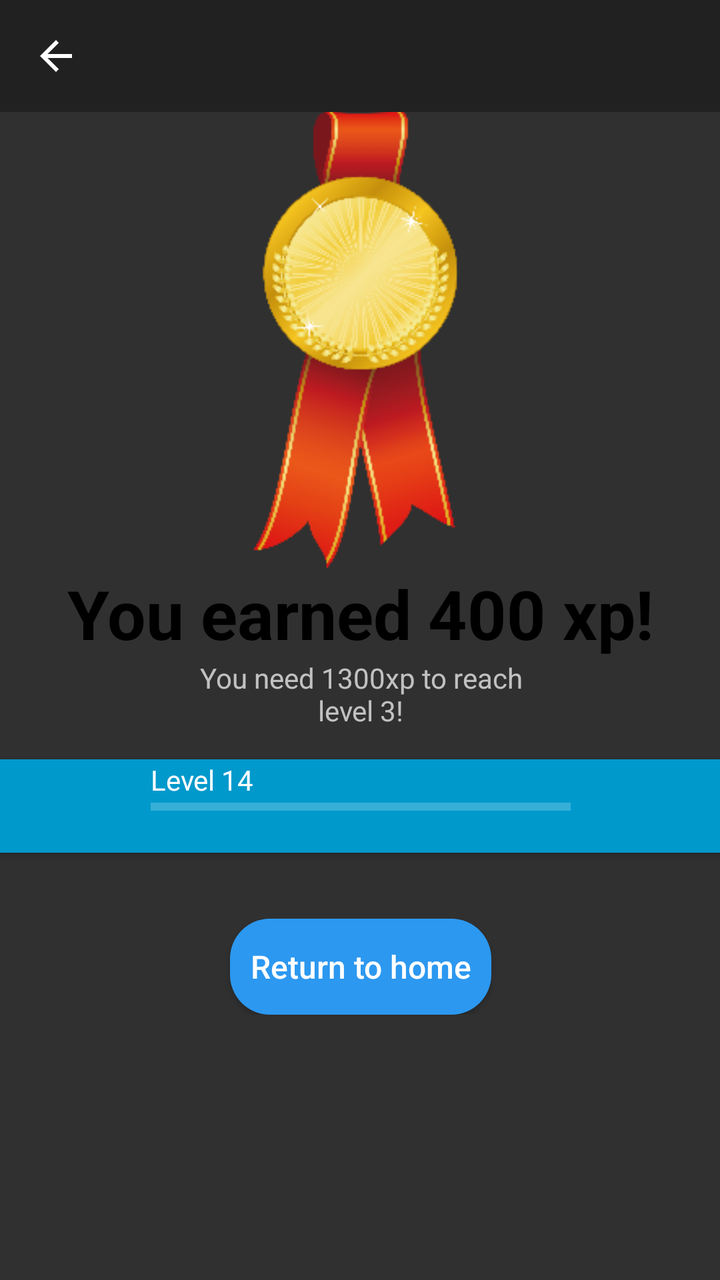
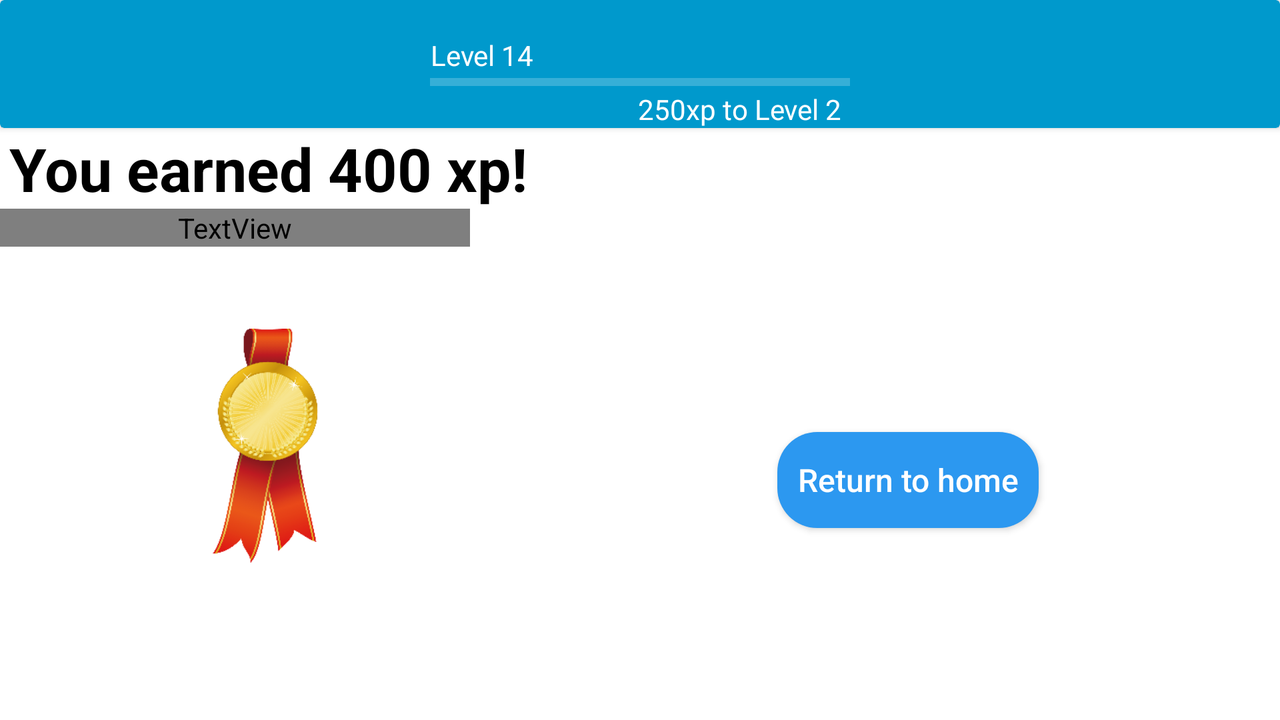

The same Android screen from two of the app's own layout files: first res/layout/ as a phone draws it, then the repository's variant for another configuration, drawn on a device whose configuration selects that folder. Both files follow.
<!-- AndroidManifest.xml: activity theme Theme.Design.NoActionBar -->
<!-- res/layout/activity_final_quiz.xml -->
<?xml version="1.0" encoding="utf-8"?>
<androidx.constraintlayout.widget.ConstraintLayout
    xmlns:android="http://schemas.android.com/apk/res/android"
    xmlns:app="http://schemas.android.com/apk/res-auto"
    xmlns:tools="http://schemas.android.com/tools"
    android:layout_width="match_parent"
    android:layout_height="match_parent">


    <com.google.android.material.appbar.AppBarLayout
        android:id="@+id/app_bar"
        android:layout_width="match_parent"
        android:layout_height="wrap_content"
        app:layout_constraintEnd_toEndOf="parent"
        app:layout_constraintStart_toStartOf="parent"
        app:layout_constraintTop_toTopOf="parent">

        <androidx.appcompat.widget.Toolbar
            android:id="@+id/toolbar"
            android:layout_width="match_parent"
            android:layout_height="?attr/actionBarSize"
            android:theme="@style/AppTheme"
            app:navigationIcon="@drawable/abc_vector_test" />

    </com.google.android.material.appbar.AppBarLayout>

    <LinearLayout
        android:layout_width="419dp"
        android:layout_height="wrap_content"
        android:orientation="vertical"
        app:layout_constraintBottom_toBottomOf="parent"
        app:layout_constraintEnd_toEndOf="parent"
        app:layout_constraintStart_toStartOf="parent"
        app:layout_constraintTop_toBottomOf="@+id/app_bar"
        app:layout_constraintVertical_bias="0.0">

        <ImageView
            android:id="@+id/gold_medal"
            android:layout_width="108dp"
            android:layout_height="228dp"
            android:layout_gravity="center"
            android:contentDescription="@string/gold_medal_description"
            app:srcCompat="@drawable/gold_medal" />

        <TextView
            android:id="@+id/earned"
            android:layout_width="wrap_content"
            android:layout_height="wrap_content"
            android:layout_gravity="center"
            android:text="@string/earned_display"
            android:textAppearance="@style/TextAppearance.AppCompat.Display1"
            android:textColor="#000000"
            android:textStyle="bold" />

        <TextView
            android:id="@+id/exp_to_nextlevel"
            android:layout_width="188dp"
            android:layout_height="wrap_content"
            android:layout_gravity="center"
            android:gravity="center"
            android:text="@string/xp_left_to_next_level" />

        <Space
            android:layout_width="match_parent"
            android:layout_height="15dp" />

        <androidx.cardview.widget.CardView
            android:id="@+id/cardView"
            android:layout_width="match_parent"
            android:layout_height="wrap_content"
            app:cardBackgroundColor="@android:color/holo_blue_dark">

            <androidx.constraintlayout.widget.ConstraintLayout
                android:layout_width="300dp"
                android:layout_height="match_parent"
                android:layout_gravity="center">

                <ProgressBar
                    android:id="@+id/progressBar2"
                    style="?android:attr/progressBarStyleHorizontal"
                    android:layout_width="210dp"
                    android:layout_height="46dp"
                    app:layout_constraintBottom_toBottomOf="parent"
                    app:layout_constraintEnd_toEndOf="parent"
                    app:layout_constraintStart_toStartOf="parent"
                    app:layout_constraintTop_toTopOf="@+id/level_display"
                    app:layout_constraintVertical_bias="0.7" />

                <TextView
                    android:id="@+id/level_display"
                    android:layout_width="204dp"
                    android:layout_height="21dp"
                    android:text="@string/level_display_final_quiz"
                    android:textColor="#FFFFFF"
                    app:layout_constraintBottom_toBottomOf="parent"
                    app:layout_constraintEnd_toEndOf="parent"
                    app:layout_constraintHorizontal_bias="0.0"
                    app:layout_constraintStart_toStartOf="@+id/progressBar2"
                    app:layout_constraintTop_toTopOf="parent"
                    app:layout_constraintVertical_bias="0.02" />
            </androidx.constraintlayout.widget.ConstraintLayout>

        </androidx.cardview.widget.CardView>

        <Space
            android:layout_width="match_parent"
            android:layout_height="33dp" />

        <Button
            android:id="@+id/return_button"
            android:layout_width="wrap_content"
            android:layout_height="wrap_content"
            android:layout_gravity="center"
            android:background="@drawable/rounded_button"
            android:text="@string/return_home_button"
            android:textAllCaps="false"
            android:textColor="#FFFFFF"
            android:textSize="16sp" />

    </LinearLayout>

</androidx.constraintlayout.widget.ConstraintLayout>
<!-- resources referenced by this layout -->
<resources>
  <!-- drawable gold_medal: png bitmap (drawable-v24, 35845 bytes) -->
  <!-- drawable rounded_button (drawable) -->
  <?xml version="1.0" encoding="utf-8"?>
  <shape xmlns:android="http://schemas.android.com/apk/res/android">
      <corners android:radius="20dp"/> // if you want clear round shape then make radius size is half of your  button`s height.
      <solid android:color="@color/colorPrimary"/> // Button Colour
      <padding
          android:bottom="5dp"
          android:left="10dp"
          android:right="10dp"
          android:top="5dp"/>
  
  </shape>
  <string name="earned_display">You earned 400 xp!</string>
  <string name="gold_medal_description">Medalla de final de quiz (posibilidad de que sea sliver o bronce)</string>
  <string name="level_display_final_quiz">Level 14</string>
  <string name="return_home_button">Return to home</string>
  <string name="xp_left_to_next_level">You need 1300xp to reach level 3!</string>
  <style name="AppTheme" parent="Theme.AppCompat.Light.DarkActionBar">
          
          <item name="colorPrimary">@color/colorPrimary</item>
          <item name="colorPrimaryDark">@color/colorPrimaryDark</item>
          <item name="colorAccent">@color/colorAccent</item>
  
          <style name="AppTheme.NoActionBar">
              <item name="windowActionBar">false</item>
              <item name="windowNoTitle">true</item>
          </style>
  
          <style name="AppTheme.AppBarOverlay" parent="ThemeOverlay.AppCompat.Dark.ActionBar" />
  
          <style name="AppTheme.PopupOverlay" parent="ThemeOverlay.AppCompat.Light" />
      </style>
  <color name="colorPrimary">#2C98F0</color>
  <color name="colorPrimaryDark">#00574B</color>
  <color name="colorAccent">#D81B60</color>
</resources>
<!-- res/layout-land/activity_final_quiz.xml (the repository's variant of the layout above) -->
<!-- drawn on the phone turned sideways -->
<?xml version="1.0" encoding="utf-8"?>
<androidx.constraintlayout.widget.ConstraintLayout
    xmlns:android="http://schemas.android.com/apk/res/android"
    xmlns:app="http://schemas.android.com/apk/res-auto"
    xmlns:tools="http://schemas.android.com/tools"
    android:layout_width="match_parent"
    android:layout_height="match_parent"
    android:background="#FFFF">


    <LinearLayout
        android:layout_width="match_parent"
        android:layout_height="match_parent"
        android:orientation="vertical"
        app:layout_constraintBottom_toBottomOf="parent"
        app:layout_constraintEnd_toEndOf="parent"
        app:layout_constraintStart_toStartOf="parent"
        app:layout_constraintTop_toTopOf="parent"
        app:layout_constraintVertical_bias="0.0">

        <androidx.cardview.widget.CardView
            android:id="@+id/cardView"
            android:layout_width="match_parent"
            android:layout_height="wrap_content"
            android:layout_gravity="center"
            app:cardBackgroundColor="@android:color/holo_blue_dark">

            <androidx.constraintlayout.widget.ConstraintLayout
                android:layout_width="wrap_content"
                android:layout_height="wrap_content"
                android:layout_gravity="center">

                <ProgressBar
                    android:id="@+id/progressBar2"
                    style="?android:attr/progressBarStyleHorizontal"
                    android:layout_width="210dp"
                    android:layout_height="46dp"
                    app:layout_constraintBottom_toBottomOf="parent"
                    app:layout_constraintEnd_toEndOf="parent"
                    app:layout_constraintHorizontal_bias="0.495"
                    app:layout_constraintStart_toStartOf="parent"
                    app:layout_constraintTop_toTopOf="@+id/level_display"
                    app:layout_constraintVertical_bias="0.23" />

                <TextView
                    android:id="@+id/level_display"
                    android:layout_width="204dp"
                    android:layout_height="21dp"
                    android:textColor="#FFFFFF"
                    app:layout_constraintBottom_toBottomOf="parent"
                    app:layout_constraintEnd_toEndOf="parent"
                    app:layout_constraintHorizontal_bias="0.075"
                    app:layout_constraintStart_toStartOf="@+id/progressBar2"
                    app:layout_constraintTop_toTopOf="parent"
                    app:layout_constraintVertical_bias="0.417"
                    tools:text="@string/level_display_final_quiz" />

                <TextView
                    android:id="@+id/sublevel_display"
                    android:layout_width="wrap_content"
                    android:layout_height="wrap_content"
                    android:gravity="end"
                    android:textColor="#FFFFFF"
                    app:layout_constraintBottom_toBottomOf="@+id/progressBar2"
                    app:layout_constraintEnd_toEndOf="@+id/progressBar2"
                    app:layout_constraintHorizontal_bias="0.96"
                    app:layout_constraintStart_toStartOf="@+id/progressBar2"
                    app:layout_constraintTop_toTopOf="@+id/progressBar2"
                    app:layout_constraintVertical_bias="1.0"
                    tools:text="@string/exp_to_display" />

            </androidx.constraintlayout.widget.ConstraintLayout>

        </androidx.cardview.widget.CardView>

        <LinearLayout
            android:layout_width="match_parent"
            android:layout_height="match_parent"
            android:orientation="horizontal">

            <LinearLayout
                android:layout_width="wrap_content"
                android:layout_height="match_parent"
                android:orientation="vertical">

                <TextView
                    android:id="@+id/earned"
                    android:layout_width="268dp"
                    android:layout_height="wrap_content"
                    android:layout_gravity="center"
                    android:gravity="center"
                    android:textAppearance="@style/TextAppearance.AppCompat.Display1"
                    android:textColor="#000000"
                    android:textSize="30sp"
                    android:textStyle="bold"
                    tools:text="@string/earned_display" />

                <TextView
                    android:id="@+id/exp_to_nextlevel"
                    android:layout_width="235dp"
                    android:layout_height="wrap_content"
                    android:layout_gravity="start"
                    android:gravity="center"
                    android:textColor="@color/colorGray"
                    tools:text="@string/xp_left_to_next_level" />

                <Space
                    android:layout_width="match_parent"
                    android:layout_height="41dp" />

                <ImageView
                    android:id="@+id/medal"
                    android:layout_width="86dp"
                    android:layout_height="117dp"
                    android:layout_gravity="center"
                    android:contentDescription="@string/gold_medal_description"
                    tools:srcCompat="@drawable/gold_medal" />

            </LinearLayout>

            <LinearLayout
                android:layout_width="match_parent"
                android:layout_height="match_parent"
                android:orientation="vertical">

                <Space
                    android:layout_width="match_parent"
                    android:layout_height="39dp" />

                <TextView
                    android:id="@+id/subject"
                    android:layout_width="match_parent"
                    android:layout_height="wrap_content"
                    android:gravity="center"
                    tools:text="Subject" />

                <TextView
                    android:id="@+id/quiz_number"
                    android:layout_width="match_parent"
                    android:layout_height="wrap_content"
                    android:gravity="center"
                    tools:text="QuizNumber" />

                <Space
                    android:layout_width="match_parent"
                    android:layout_height="75dp" />

                <Button
                    android:id="@+id/return_button"
                    android:layout_width="wrap_content"
                    android:layout_height="wrap_content"
                    android:layout_gravity="center"
                    android:background="@drawable/rounded_button"
                    android:onClick="onReturnClicked"
                    android:text="@string/return_home_button"
                    android:textAllCaps="false"
                    android:textColor="#FFFFFF"
                    android:textSize="16sp" />
            </LinearLayout>
        </LinearLayout>

    </LinearLayout>

</androidx.constraintlayout.widget.ConstraintLayout>
<!-- resources referenced by the variant -->
<!-- as the phone turned sideways resolves them -->
<resources>
  <!-- drawable gold_medal: png bitmap (drawable-v24, 35845 bytes) -->
  <!-- drawable rounded_button (drawable) -->
  <?xml version="1.0" encoding="utf-8"?>
  <shape xmlns:android="http://schemas.android.com/apk/res/android">
      <corners android:radius="20dp"/> // if you want clear round shape then make radius size is half of your  button`s height.
      <solid android:color="@color/colorPrimary"/> // Button Colour
      <padding
          android:bottom="5dp"
          android:left="10dp"
          android:right="10dp"
          android:top="5dp"/>
  
  </shape>
  <string name="earned_display">You earned 400 xp!</string>
  <string name="exp_to_display">250xp to Level 2</string>
  <string name="gold_medal_description">Medalla de final de quiz (posibilidad de que sea sliver o bronce)</string>
  <string name="level_display_final_quiz">Level 14</string>
  <string name="return_home_button">Return to home</string>
  <string name="xp_left_to_next_level">You need 1300xp to reach level 3!</string>
  <color name="colorPrimary">#2C98F0</color>
</resources>
